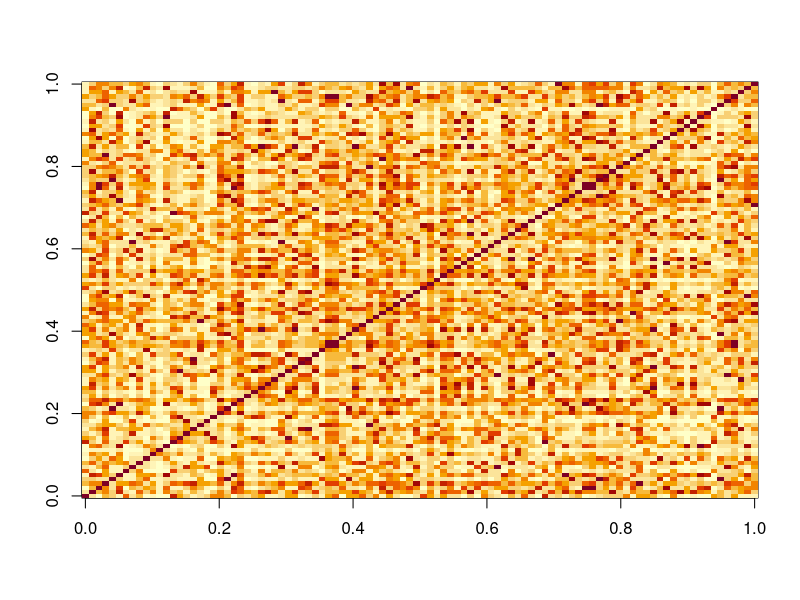

R code for this plot: (Note: this script raises an error after producing the figure.)
## ---- chunk 1
set.seed(0)
d <- 4
n <- 100
theta <- 2 #c(.05,.1,.05,1)
X <- matrix(runif(d*n), ncol=d)
A <- outer(1:n, 1:n,
           Vectorize(
             function(i,j) {
               exp(-sum(theta*(X[i,]-X[j,])^2))
             }
           ))
image(A)
## ---- chunk 2
summary(eigen(A, only.values = T)$values)
## ---- chunk 3
set.seed(1)
x <- rnorm(100)
b <- A %*% x
## ---- chunk 4
summary(solve(A, b) - x)
## ---- chunk 5
A_inv <- solve(A)
summary(A_inv %*% b - x)
## ---- chunk 6
A_chol <- chol(A)
summary(backsolve(A_chol, backsolve(A_chol, b, transpose = T)) - x)
## ---- chunk 7
library(matrixcalc)
A_lu <- lu.decomposition(A)
summary(c(A_lu$L %*% A_lu$U - A))
# Check that decomposition is correct, all < 1e-15
summary(backsolve(A_lu$U, backsolve(A_lu$L, b, upper.tri=F)) - x)
## ---- chunk 8
set.seed(2)
n <- 20
A <- Hilbert(n)
x <- rnorm(n)
b <- A %*% x
## ---- chunk 9

A_inv <- solve(A)
summary(A_inv %*% b - x)
## ---- chunk 10
library(matrixcalc)
A_lu <- lu.decomposition(A)
summary(c(A_lu$L %*% A_lu$U - A))
# Check that decomposition is correct, all < 1e-15
summary(backsolve(A_lu$U, backsolve(A_lu$L, b, upper.tri=F)) - x)
